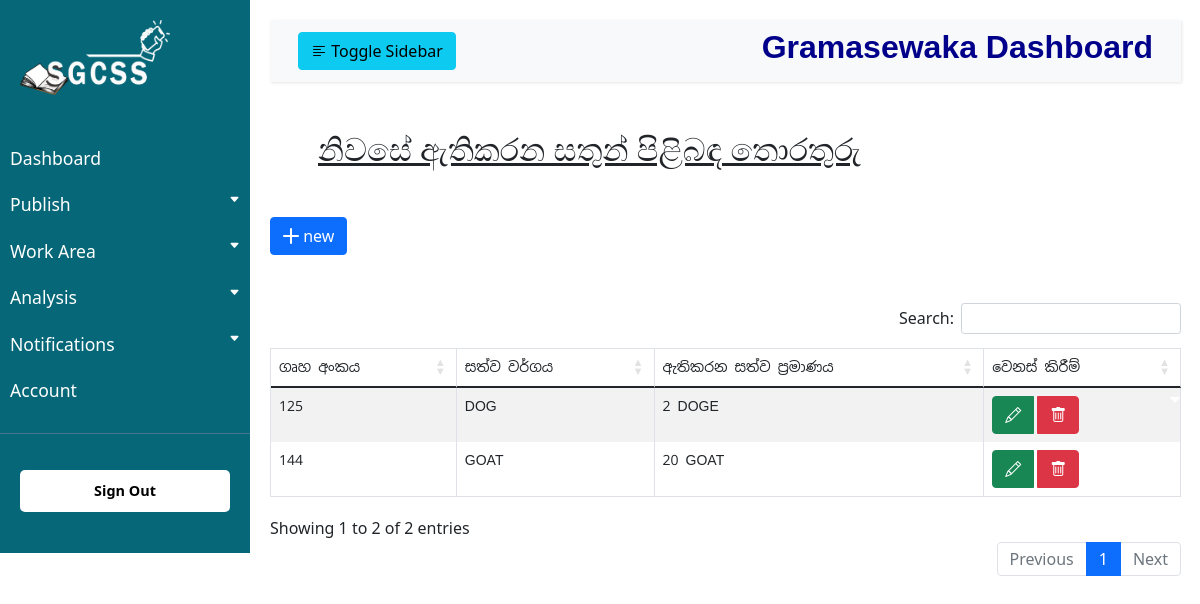
The page /gaccount/ruralinfo/rPage10.php (signed in) on the database its author committed.
### tables this page shows
CREATE TABLE IF NOT EXISTS `home_animal` (
  `id` int(11) NOT NULL AUTO_INCREMENT,
  `h_no` varchar(100) NOT NULL,
  `ani_type` varchar(1000) NOT NULL,
  `ani_count` varchar(1000) NOT NULL,
  PRIMARY KEY (`id`),
  UNIQUE KEY `h_no` (`h_no`)
);

### gaccount/ruralinfo/rPage10.php (the view, shortened to what this page needs)
<?php
    include("../connection/db_connection.php");
?>
<!DOCTYPE html>
<html lang="en">
<head>
     <link rel="stylesheet" href="../css/style.css">
     <link rel="stylesheet" href="https://cdnjs.cloudflare.com/ajax/libs/twitter-bootstrap/4.5.2/css/bootstrap.css">
     <link rel="stylesheet" href="https://cdn.jsdelivr.net/npm/bootstrap@5.0.2/dist/css/bootstrap.min.css">
     <link rel="stylesheet" href="https://cdn.datatables.net/1.11.0/css/dataTables.bootstrap4.min.css">
     <link rel="stylesheet" href="https://cdn.jsdelivr.net/npm/bootstrap-icons@1.5.0/font/bootstrap-icons.css">
     <link rel="stylesheet" href="https://cdn.datatables.net/buttons/2.0.1/css/buttons.dataTables.min.css">
     <link rel="stylesheet" href="https://cdn.jsdelivr.net/npm/bootstrap-icons@1.5.0/font/bootstrap-icons.css">
</head>
<body>
<div class="wrapper">
        <nav id="sidebar">
            <div class="sidebar-header">
                <img src="../asset/Logo.png" alt="Logo" width="150px" height="75px">
            </div>
            <ul class="list-unstyled components">
                <li>
                    <a href="../gdashboard.php" class="dash-header">Dashboard</a>
                </li>
                <li>
                    <a href="#homeSubmenu" data-bs-toggle="collapse" aria-expanded="false" class="dropdown-toggle">Publish<i class="bi bi-caret-down-fill bi-lg first"></i></a>
                </li>
                <li>
                    <a href="#workArea" data-bs-toggle="collapse" aria-expanded="false" class="dropdown-toggle">Work Area <i class="bi bi-caret-down-fill bi-lg first"></i></a>
                </li>
                <li>
                    <a href="#analysis" data-bs-toggle="collapse" aria-expanded="false" class="dropdown-toggle">Analysis <i class="bi bi-caret-down-fill bi-lg first"></i></a>
                </li>
                <li>
                    <a href="#notification" data-bs-toggle="collapse"  aria-expanded="false" class="dropdown-toggle">Notifications <i class="bi bi-caret-down-fill bi-lg first"></i></a>
                </li>
                <li>
                    <a href="../account.php">Account</a>
                </li>
            </ul>
            <ul class="list-unstyled CTAs">
                <li>
                    <a href="../../signout.php" class="signout">Sign Out</a>
                </li>
            </ul>
        </nav>
        <div id="content">
            <nav class="navbar navbar-expand-lg navbar-light bg-light">
                <div class="container-fluid">
                    <button type="button" id="sidebarCollapse" class="btn btn-info">
                    <i class="bi bi-text-left bi-bold"></i>
                        <span>Toggle Sidebar</span>
                    </button>
                    <div class="dashboard-name">
                        <h2 class="dashboard-header">Gramasewaka Dashboard</h2>
                    </div>
                </div>
            </nav>
            <div class="table-name">
                    <h3 class="table-name-header m-5"><u>නිවසේ ඇතිකරන සතුන් පිළිබඳ තොරතුරු</u></h3>
            </div>
            <div class="insert-new">
                <button type="submit" class="btn btn-primary" name="insert" id="insert" data-toggle="modal" data-target="#homeAnimalForm"><i class="bi bi-plus-lg"></i> new</button>
            </div>
            <div class="row my-5">
                <table class="table table-striped table-responsive-md table-bordered my-5" id="animaltable">
                    <thead>
                        <tr>
                            <th class="sinhala-font">ගෘහ අංකය</th>
                            <th class="sinhala-font">සත්ව වර්ගය</th>
                            <th class="sinhala-font">ඇතිකරන සත්ව ප්‍රමාණය</th>
                            <th class="sinhala-font">වෙනස් කිරීම්</th>
                        </tr>
                    </thead>
                    <tbody>
                        <?php
                            $select = "SELECT * FROM `home_animal` ORDER BY h_no";
                            $result = mysqli_query($conn, $select);
                            if(mysqli_num_rows($result)>0){
                                while($row = mysqli_fetch_assoc($result)){
                                    echo '
                                        <tr>
                                            <td class="sinhala-font d-none" name="t_aid" id="t_aid">'.$row["id"].'</td>
                                            <td class="sinhala-font" name="hNo" id="t_hNo">'.$row["h_no"].'</td>
                                            <td class="sinhala-font" name="animal" id="t_animal">'.$row["ani_type"].'</td>
                                            <td class="sinhala-font" name="aSize" id="t_aSize">'.$row["ani_count"].'</td>
                                            <td name="change" id="change">
                                                <div class="btn-group">
                                                    <button class="btn btn-success mr-1" name="update" id="update" data-toggle="modal" data-target="#homeAnimalUpdate"><i class="bi bi-pencil"></i></button>
                                                    <button class="btn btn-danger " name="delete" id="'.$row["id"].'" data-bs-toggle="tooltip" data-bs-placement="top" title="DELETE" onclick="r10DeleteRow(this.id);"><i class="bi bi-trash"></i></button>
                                                </div>
                                            </td>
                                        </tr>
                                    ';
                                }
                            }
                        ?>
                    </tbody>
                </table>
            </div>
        </div>
    </div>
</body>
</html>

### gaccount/css/style.css (style rules this page uses)
body { font-family: 'Poppins', sans-serif; background: #fafafa; }
ul li a i.first { position: inherit; text-align: right; float: right; font-size: 11px; }
a, a:hover, a:focus { color: inherit; text-decoration: none; transition: all 0.6s; }
.navbar { padding: 15px 10px; background: #fff; border: none; border-radius: 0; margin-bottom: 40px; box-shadow: 1px 1px 3px rgba(0, 0, 0, 0.1); }
.wrapper { display: flex; width: 100%; align-items: stretch; }
#sidebar { min-width: 250px; max-width: 250px; min-height: fit-content; max-height: fit-content; background: #066778 ; color: #fff; transition: all 0.3s; }
#sidebar .sidebar-header { padding: 20px; background: #066778 ; }
#sidebar ul.components { padding: 20px 0; border-bottom: 1px solid #47748b; }
#sidebar ul li a { color: #fff; padding: 10px; font-size: 1.1em; display: block; text-decoration: none; }
.dropdown-toggle::after { display: block; position: absolute; top: 50%; right: 20px; transform: translateY(-50%); }
ul.CTAs { padding: 20px; }
ul.CTAs a { text-align: center; font-size: 0.9em !important; display: block; border-radius: 5px; margin-bottom: 5px; }
.dashboard-name .dashboard-header { font-weight: bold; font-family: Arial, Helvetica, sans-serif; color:darkblue; }
#sidebar ul li a.signout { background: #fff; color: #000; font-weight: bold; }
i.bi-text-left { font-weight: 700; color: black; }
#content { width: 100%; padding: 20px; min-height: 100vh; transition: all 0.3s; }
.sinhala-font { font-family: 'Noto Sans Sinhala', sans-serif; font-size: 14px; font-weight: normal; }
.table-name-header { font-size: 32px; }

### rows shown on the page
home_animal: h_no "125", ani_type "DOG", ani_count "2 DOGE"
home_animal: h_no "144", ani_type "GOAT", ani_count "20 GOAT"
